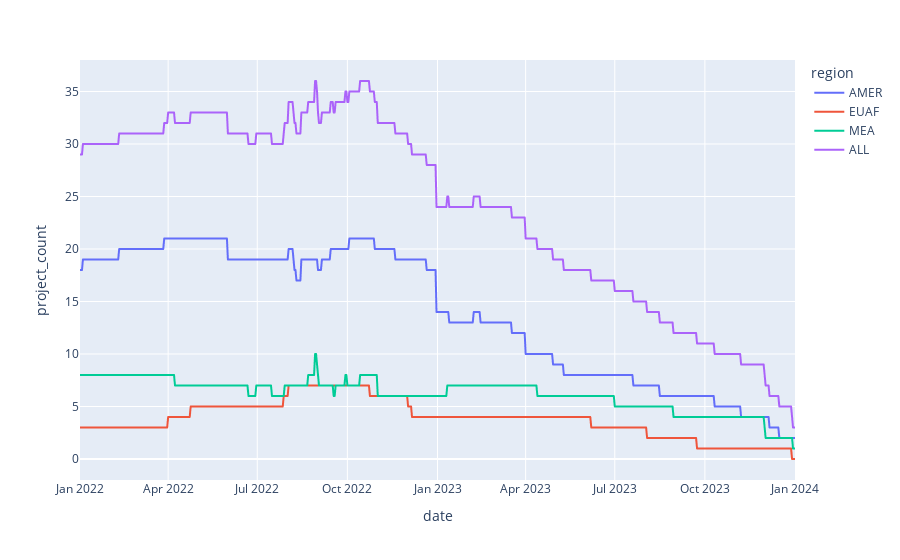

Here is the notebook cell this chart was saved with:
### Code cell
df_tasks = df_all.copy()
make_project_count_graph_by_region(df_tasks).show()

### Figure 1 — Plotly figure (JSON) as saved in the notebook; plotly's stock layout.template omitted (floating-point values rounded to 4 significant figures; data arrays with more than 128 entries replaced by an {"elided": "..."} marker saying what was removed)
{"data": [{"hovertemplate": "region=AMER<br>date=%{x}<br>project_count=%{y}<extra></extra>", "legendgroup": "AMER", "line": {"color": "#636efa", "dash": "solid"}, "marker": {"symbol": "circle"}, "mode": "lines", "name": "AMER", "showlegend": true, "type": "scattergl", "x": {"elided": "731 str values"}, "xaxis": "x", "y": {"elided": "731 int values"}, "yaxis": "y"}, {"hovertemplate": "region=EUAF<br>date=%{x}<br>project_count=%{y}<extra></extra>", "legendgroup": "EUAF", "line": {"color": "#EF553B", "dash": "solid"}, "marker": {"symbol": "circle"}, "mode": "lines", "name": "EUAF", "showlegend": true, "type": "scattergl", "x": {"elided": "731 str values"}, "xaxis": "x", "y": {"elided": "731 int values"}, "yaxis": "y"}, {"hovertemplate": "region=MEA<br>date=%{x}<br>project_count=%{y}<extra></extra>", "legendgroup": "MEA", "line": {"color": "#00cc96", "dash": "solid"}, "marker": {"symbol": "circle"}, "mode": "lines", "name": "MEA", "showlegend": true, "type": "scattergl", "x": {"elided": "731 str values"}, "xaxis": "x", "y": {"elided": "731 int values"}, "yaxis": "y"}, {"hovertemplate": "region=ALL<br>date=%{x}<br>project_count=%{y}<extra></extra>", "legendgroup": "ALL", "line": {"color": "#ab63fa", "dash": "solid"}, "marker": {"symbol": "circle"}, "mode": "lines", "name": "ALL", "showlegend": true, "type": "scattergl", "x": {"elided": "731 str values"}, "xaxis": "x", "y": {"elided": "731 int values"}, "yaxis": "y"}], "layout": {"autosize": true, "legend": {"title": {"text": "region"}, "tracegroupgap": 0}, "margin": {"t": 60}, "xaxis": {"anchor": "y", "autorange": true, "domain": [0, 1], "range": ["2022-01-01", "2024-01-01"], "title": {"text": "date"}, "type": "date"}, "yaxis": {"anchor": "x", "autorange": true, "domain": [0, 1], "range": [-2, 38], "title": {"text": "project_count"}, "type": "linear"}}}
